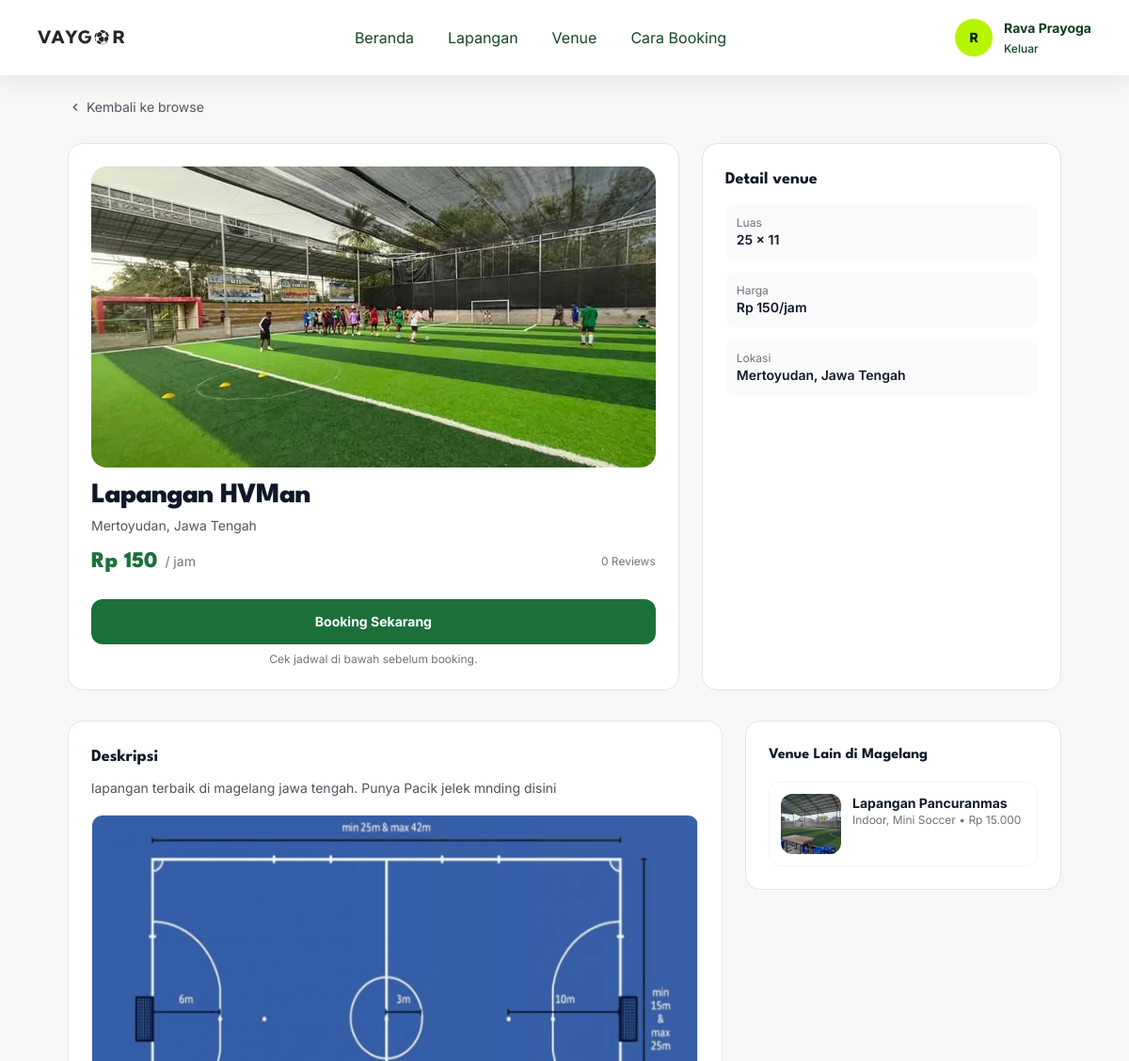
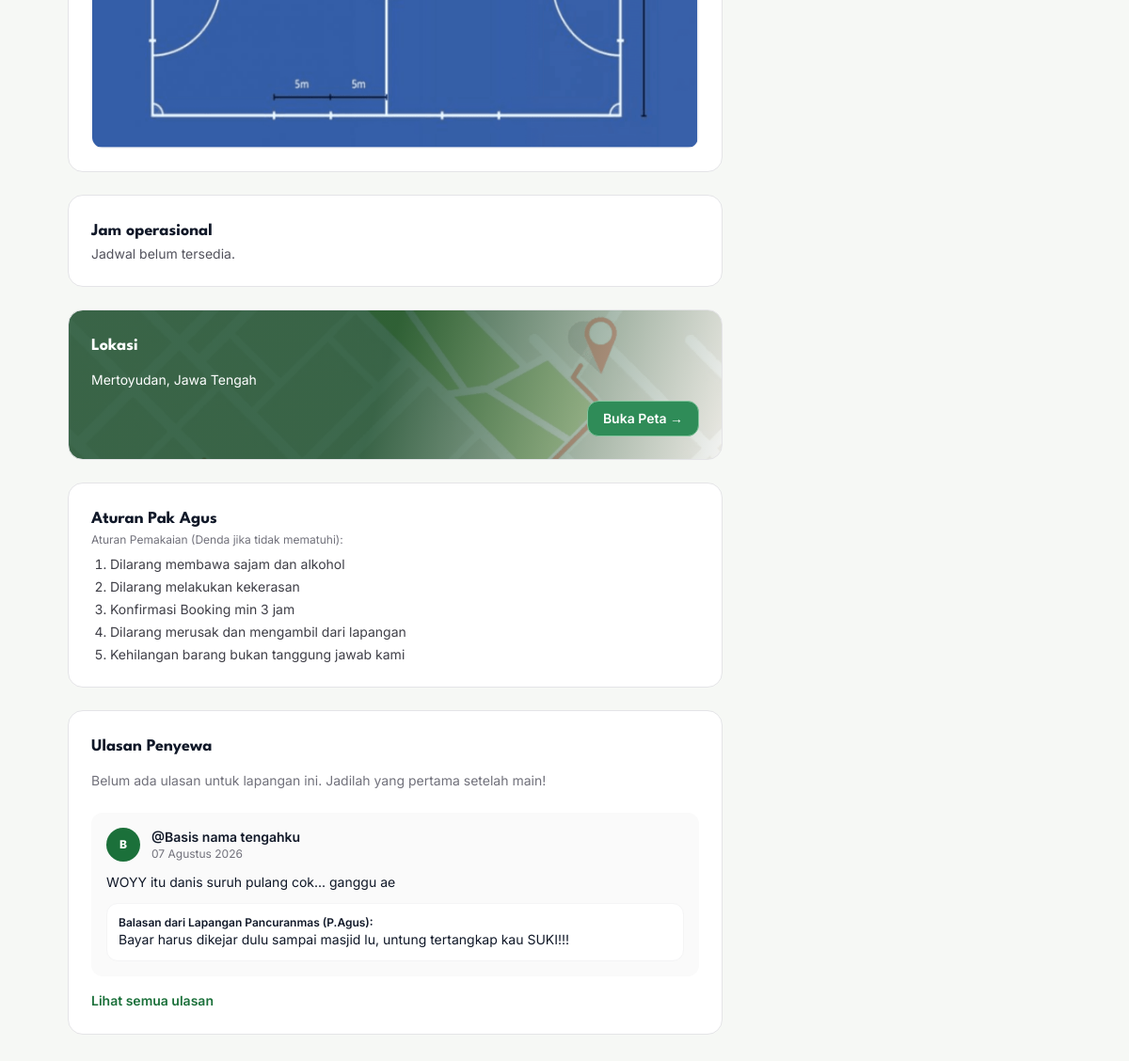
The page /index.php?p=produk&id=2 (signed in) on the database its author committed (2 pictures, top to bottom).
### tables this page shows
CREATE TABLE `users` (
  `id` int UNSIGNED NOT NULL,
  `name` varchar(100) NOT NULL,
  `email` varchar(100) NOT NULL,
  `phone` varchar(20) DEFAULT NULL,
  `password` varchar(255) NOT NULL,
  `role` enum('user','admin') NOT NULL DEFAULT 'user',
  `status` enum('active','inactive') NOT NULL DEFAULT 'active',
  `created_at` timestamp NULL DEFAULT CURRENT_TIMESTAMP,
  `updated_at` timestamp NULL DEFAULT CURRENT_TIMESTAMP ON UPDATE CURRENT_TIMESTAMP
);

CREATE TABLE `fields` (
  `id` int UNSIGNED NOT NULL,
  `name` varchar(100) NOT NULL,
  `location` varchar(255) NOT NULL,
  `description` text,
  `capacity` int DEFAULT '10',
  `price` decimal(12,2) NOT NULL DEFAULT '0.00',
  `image` varchar(255) DEFAULT NULL
);

### pages/produk.php (the view, shortened to what this page needs)
<?php
$vid = (int)($_GET['id'] ?? 1);
$venue = null;
try {
  $stmt = $conn->prepare("
    SELECT * FROM fields WHERE id = ? LIMIT 1
    ");
  $stmt->bind_param("i", $vid);
  $stmt->execute();
  $res = $stmt->get_result();
  $venue = $res->fetch_assoc();
} catch (Throwable $e) {
  $venue = null;
}
function p_img($row)
{
  $c = $row['image'] ?? '';
  if ($c !== '') {
    if (file_exists(__DIR__ . '/../assets/uploads/' . $c)) return 'assets/uploads/' . $c;
  }
  return 'assets/images/lapangan.png';
}
function p_price($n)
{
  return 'Rp ' . number_format((float)$n, 0, ',', '.');
}
$scheds = [];
$other = [];
try {
  $stmt = $conn->prepare("SELECT
        f.*,
        ROUND(
            AVG(
                (b.rate_service + b.rate_comfort + b.rate_place) / 3
            ), 1
        ) AS rating,
        (
            SELECT COUNT(DISTINCT b.id) FROM bookings b
            WHERE b.id_field = f.id
                AND b.rate_service > 0
                AND b.rate_comfort > 0
                AND b.rate_place > 0
        ) AS total_rating
    FROM fields f
    LEFT JOIN bookings b
        ON b.id_field = f.id
        AND b.rate_service > 0
        AND b.rate_comfort > 0
        AND b.rate_place > 0
    WHERE f.id != ?
    GROUP BY f.id
    ORDER BY f.id ASC");
  $stmt->bind_param("i", $vid);
  $stmt->execute();
  $r = $stmt->get_result();
  while ($row = $r->fetch_assoc()) $other[] = $row;
} catch (Throwable $e) {
}
$ratingData = ['avg' => 0, 'count' => 0, 'service' => 0, 'comfort' => 0, 'place' => 0];
$catMap = [];
try {
  $rq = $conn->prepare("SELECT COUNT(*) AS c,
            ROUND(AVG((rate_service + rate_comfort + rate_place) / 3), 1) AS a,
            ROUND(AVG(rate_service), 1) AS s,
            ROUND(AVG(rate_comfort), 1) AS co,
            ROUND(AVG(rate_place), 1) AS p
        FROM bookings
        WHERE id_field = ? AND rate_service > 0 AND rate_comfort > 0 AND rate_place > 0");
  $rq->bind_param("i", $vid);
  $rq->execute();
  $rr = $rq->get_result()->fetch_assoc();
  $qm = mysqli_query($conn, "SELECT fk.id_field, k.name_kat FROM fields_kat fk JOIN kategori k ON k.id_kat = fk.id_kat ORDER BY k.name_kat");
  while ($m = mysqli_fetch_assoc($qm)) $catMap[$m['id_field']][] = $m['name_kat'];
} catch (Throwable $e) {
}
$userLoggedIn = !empty($_SESSION['id']);
$bookUrl = $userLoggedIn
  ? 'index.php?p=booking&id=' . (int) $venue['id']
  : 'login.php?redirect=' . urlencode('index.php?p=produk&id=' . (int) $venue['id']);
$bookLabel = $userLoggedIn ? 'Booking Sekarang' : 'Masuk untuk Booking';
?>
<div class="pt-20">
  <div class="mx-auto max-w-6xl px-6 sm:px-8 lg:px-12 py-6">
    <a href="index.php?p=browse" class="inline-flex items-center gap-1 text-sm text-zinc-600 hover:text-vaygor-600">
      <svg class="h-4 w-4" viewBox="0 0 24 24" fill="currentColor">
        <path d="M15.41 7.41 14 6l-6 6 6 6 1.41-1.41L10.83 12z" />
      </svg>
      Kembali ke browse
    </a>
  </div>
  <div class="mx-auto max-w-6xl px-6 sm:px-8 lg:px-12 pb-12">
    <div class="grid gap-6 lg:grid-cols-[1.7fr_1fr]">
      <div class="rounded-2xl border border-zinc-200 bg-white p-6">
        <img src="<?php echo htmlspecialchars(p_img($venue), ENT_QUOTES, 'UTF-8'); ?>" alt="<?php echo htmlspecialchars($venue['name'], ENT_QUOTES, 'UTF-8'); ?>" class="rounded-2xl h-64 sm:h-80 w-full object-cover">
        <h1 class="mt-3 font-spartan text-2xl sm:text-3xl font-extrabold tracking-tight"><?php echo htmlspecialchars($venue['name'], ENT_QUOTES, 'UTF-8'); ?></h1>
        <p class="mt-1 text-sm text-zinc-600"><?php echo htmlspecialchars($venue['location'], ENT_QUOTES, 'UTF-8'); ?></p>
        <div class="mt-3 flex items-center gap-2">
          <span class="font-spartan text-2xl font-extrabold text-vaygor-600"><?php echo htmlspecialchars(p_price($venue['price']), ENT_QUOTES, 'UTF-8'); ?></span>
          <span class="text-sm text-zinc-500">/ jam</span>
          <span class="ml-auto text-xs text-zinc-500"><?php echo (int) $ratingData['count']; ?> Reviews<?php echo $ratingData['count'] > 0 ? ' • ' . number_format($ratingData['avg'], 1) : ''; ?></span>
        </div>
        <a href="<?php echo htmlspecialchars($bookUrl, ENT_QUOTES, 'UTF-8'); ?>" class="mt-6 flex w-full items-center justify-center rounded-xl bg-vaygor-600 px-6 py-3.5 text-sm font-bold text-white hover:bg-vaygor-700"><?php echo htmlspecialchars($bookLabel, ENT_QUOTES, 'UTF-8'); ?></a>
        <?php if (!$userLoggedIn): ?>
          <p class="mt-2 text-center text-xs text-zinc-500">Perlu masuk akun dulu untuk lanjut booking.</p>
        <?php else: ?>
          <p class="mt-2 text-center text-xs text-zinc-500">Cek jadwal di bawah sebelum booking.</p>
        <?php endif; ?>
      </div>
      <div class="rounded-2xl border border-zinc-200 bg-white p-6">
        <h2 class="font-spartan text-lg font-bold">Detail venue</h2>
        <dl class="mt-3 grid gap-3 text-sm">
          <div class="rounded-xl bg-zinc-50 p-3">
            <dt class="text-xs text-zinc-500">Luas</dt>
            <dd class="font-semibold">25 x 11</dd>
          </div>
          <div class="rounded-xl bg-zinc-50 p-3">
            <dt class="text-xs text-zinc-500">Harga</dt>
            <dd class="font-semibold"><?php echo htmlspecialchars(p_price($venue['price']), ENT_QUOTES, 'UTF-8'); ?>/jam</dd>
          </div>
          <div class="rounded-xl bg-zinc-50 p-3">
            <dt class="text-xs text-zinc-500">Lokasi</dt>
            <dd class="font-semibold"><?php echo htmlspecialchars($venue['location'], ENT_QUOTES, 'UTF-8'); ?></dd>
          </div>
        </dl>
      </div>
    </div>
    <div class="mt-8 grid gap-6 lg:grid-cols-3">
      <div class="lg:col-span-2 space-y-6">
        <div class="rounded-2xl border border-zinc-200 bg-white p-6">
          <h2 class="font-spartan text-lg font-bold">Deskripsi</h2>
          <p class="mt-2 text-sm leading-relaxed text-zinc-600"><?php echo htmlspecialchars($venue['description'] ?? 'Lapangan futsal di Magelang.', ENT_QUOTES, 'UTF-8'); ?></p>
          <img src="assets/images/lapangan.png" alt="Denah" class="mt-4 w-full rounded-xl border border-zinc-100">
        </div>
        <div class="rounded-2xl border border-zinc-200 bg-white p-6">
          <h2 class="font-spartan text-lg font-bold">Jam operasional</h2>
          <?php if (!empty($scheds)): ?>
            <div class="mt-3 grid grid-cols-2 sm:grid-cols-3 gap-2 text-sm">
              <?php foreach ($scheds as $s): ?>
                <div class="rounded-xl border border-zinc-100 bg-zinc-50 px-3 py-2 flex justify-between"><span class="text-zinc-600"><?php echo htmlspecialchars($s['day_of_week'], ENT_QUOTES, 'UTF-8'); ?></span><span class="font-semibold"><?php echo htmlspecialchars(substr($s['open_time'], 0, 5), ENT_QUOTES, 'UTF-8'); ?>-<?php echo htmlspecialchars(substr($s['close_time'], 0, 5), ENT_QUOTES, 'UTF-8'); ?></span></div>
              <?php endforeach; ?>
            </div>
          <?php else: ?>
            <p class="text-sm text-zinc-600">Jadwal belum tersedia.</p>
          <?php endif; ?>
        </div>
        <div class="rounded-2xl border border-zinc-200 bg-white p-6 bg-[linear-gradient(105deg,rgba(18,71,38,0.82)_48%,rgba(232,233,232,0.55)_100%),url('assets/images/maps.png')] bg-cover bg-center text-white flex flex-col">
          <h2 class="font-spartan text-lg font-bold">Lokasi</h2>
          <p class="mt-3 text-sm"><?= htmlspecialchars($venue['location'], ENT_QUOTES, 'UTF-8'); ?></p>
          <a href="https://www.google.com/maps/search/?api=1&query=<?php echo urlencode($venue['name'] . ' Magelang'); ?>" target="_blank" rel="noopener" class="mt-3 ml-auto inline-flex rounded-xl border border-vaygor-300 bg-vaygor-500 px-4 py-2 text-sm font-semibold hover:text-vaygor-600 hover:bg-vaygor-100">Buka Peta →</a>
        </div>
        <div class="rounded-2xl border border-zinc-200 bg-white p-6">
          <h2 class="font-spartan text-lg font-bold">Aturan Pak Agus</h2>
          <p class="text-xs text-zinc-500">Aturan Pemakaian (Denda jika tidak mematuhi):</p>
          <ol class="mt-2 list-decimal pl-5 space-y-1 text-sm text-zinc-700">
            <li>Dilarang membawa sajam dan alkohol</li>
            <li>Dilarang melakukan kekerasan</li>
            <li>Konfirmasi Booking min 3 jam</li>
            <li>Dilarang merusak dan mengambil dari lapangan</li>
            <li>Kehilangan barang bukan tanggung jawab kami</li>
          </ol>
        </div>
        <div id="ulasan" class="rounded-2xl border border-zinc-200 bg-white p-6">
          <h2 class="font-spartan text-lg font-bold">Ulasan Penyewa</h2>
          <?php if ($ratingData['count'] > 0): ?>
            <div class="mt-3 flex items-center gap-3">
              <span class="font-spartan text-3xl font-extrabold"><?php echo number_format($ratingData['avg'], 1); ?></span>
              <span class="text-sm text-zinc-600"><?php echo (int) $ratingData['count']; ?> Reviews</span>
            </div>
            <div class="mt-4 space-y-3">
              <div class="flex justify-between text-sm"><span>Kondisi Lapangan</span><b><?php echo number_format($ratingData['place'], 2); ?></b></div>
              <div class="flex justify-between text-sm"><span>Kenyamanan &amp; Kebersihan</span><b><?php echo number_format($ratingData['comfort'], 2); ?></b></div>
              <div class="flex justify-between text-sm"><span>Komunikasi</span><b><?php echo number_format($ratingData['service'], 2); ?></b></div>
            </div>
          <?php else: ?>
            <p class="mt-3 text-sm text-zinc-500">Belum ada ulasan untuk lapangan ini. Jadilah yang pertama setelah main!</p>
          <?php endif; ?>
          <div class="mt-6 rounded-xl bg-zinc-50 p-4">
            <div class="flex gap-3">
              <span class="flex h-9 w-9 items-center justify-center rounded-full bg-vaygor-600 text-xs font-extrabold text-white">B</span>
              <div>
                <p class="text-sm font-semibold">@Basis nama tengahku</p>
                <p class="text-xs text-zinc-500">07 Agustus 2026</p>
              </div>
            </div>
            <p class="mt-3 text-sm">WOYY itu danis suruh pulang cok... ganggu ae</p>
            <div class="mt-3 rounded-xl bg-white p-3 border border-zinc-100">
              <p class="text-xs font-semibold">Balasan dari Lapangan Pancuranmas (P.Agus):</p>
              <p class="text-sm">Bayar harus dikejar dulu sampai masjid lu, untung tertangkap kau SUKI!!!</p>
            </div>
          </div>
          <a href="#ulasan" class="mt-4 inline-flex text-sm font-semibold text-vaygor-600">Lihat semua ulasan</a>
        </div>
      </div>
      <div>
        <div class="rounded-2xl border border-zinc-200 bg-white p-6">
          <h3 class="font-spartan font-bold">Venue Lain di Magelang</h3>
          <?php if (empty($other)): ?>
            <p class="text-sm text-zinc-500 mt-2">Tidak ada venue lain.</p>
            <?php else: foreach ($other as $o):
              $ocats = $catMap[$o['id']] ?? [];
              $olabel = !empty($ocats) ? implode(', ', array_slice($ocats, 0, 2)) : 'Lapangan';
              ?>
              <a href="index.php?p=produk&id=<?php echo (int) $o['id']; ?>" class="mt-4 flex gap-3 rounded-xl border border-zinc-100 p-3 hover:border-vaygor-600">
                <img src="<?php echo htmlspecialchars(p_img($o), ENT_QUOTES, 'UTF-8'); ?>" alt="" class="h-16 w-16 rounded-xl object-cover">
                <div>
                  <p class="text-sm font-bold"><?php echo htmlspecialchars($o['name'], ENT_QUOTES, 'UTF-8'); ?></p>
                  <p class="text-xs text-zinc-500"><?php echo htmlspecialchars($olabel, ENT_QUOTES, 'UTF-8'); ?> • <?php echo htmlspecialchars(p_price($o['price']), ENT_QUOTES, 'UTF-8'); ?></p>
                </div>
              </a>
          <?php endforeach;
          endif; ?>
        </div>
      </div>
    </div>
  </div>
</div>

### includes/navbar.php (shortened to what this page needs)
<?php
$navLoggedIn = !empty($_SESSION['id']);
$navName    = $_SESSION['name'] ?? '';
$navSolid   = !empty($navForceSolid);
if ($navLoggedIn && !$navName) {
    $navConn = $GLOBALS['conn'] ?? null;
    if ($navConn) {
        $navRes = mysqli_query($navConn, 'SELECT name FROM users WHERE id = ' . (int) $_SESSION['id'] . ' LIMIT 1');
        $navRow = $navRes ? mysqli_fetch_assoc($navRes) : null;
        $navName = $navRow['name'] ?? 'Pengguna';
    } else {
        $navName = 'Pengguna';
    }
}
$navInitial = $navName ? mb_strtoupper(mb_substr(trim($navName), 0, 1)) : 'V';
?>
<nav id="siteNav" data-force="<?= $navSolid ? '1' : '0' ?>" class="fixed inset-x-0 top-0 z-50 <?= $navSolid ? 'scrolled' : '' ?>">
  <div class="mx-auto flex h-20 max-w-7xl items-center justify-between px-5 sm:px-8 lg:px-10">
    <a href="index.php" class="flex items-center">
      <img id="navLogo" src="assets/images/logo(1).svg" class="h-5 w-auto sm:h-6" alt="VAYGOR">
    </a>
    <div class="hidden items-center gap-9 lg:flex">
      <a href="index.php" class="nav-link">Beranda</a>
      <a href="index.php?p=browse" class="nav-link">Lapangan</a>
      <a href="index.php#venue" class="nav-link">Venue</a>
      <a href="index.php#cara" class="nav-link">Cara Booking</a>
    </div>
    <div class="hidden items-center gap-5 lg:flex">
      <?php if (!$navLoggedIn): ?>
        <a href="login.php" class="nav-link">Masuk</a>
        <a href="index.php?p=browse" class="rounded-xl bg-neon px-6 py-3 text-sm font-bold text-vaygor-950 shadow-lg shadow-black/20 transition hover:scale-[1.03] hover:bg-white">Book Now</a>
      <?php else: ?>
        <div class="flex items-center gap-3">
          <div class="nav-avatar flex h-10 w-10 items-center justify-center rounded-full bg-neon text-sm font-extrabold text-vaygor-950 ring-2 ring-white/40"><?= $navInitial; ?></div>
          <div class="leading-tight">
            <p class="nav-name max-w-[10rem] truncate text-sm font-bold"><?= htmlspecialchars($navName); ?></p>
            <a href="logout.php" class="nav-logout text-xs font-medium">Keluar</a>
          </div>
        </div>
      <?php endif; ?>
    </div>
  </div>
</nav>

### includes/navbar.php (style rules this page uses)
#siteNav { background: transparent; transition: background-color .3s ease, box-shadow .3s ease; }
#siteNav .nav-link { color: rgba(255, 255, 255, .85); transition: color .25s ease; }
#siteNav .nav-name { color: #fff; }
#siteNav .nav-logout { color: rgba(255, 255, 255, .7); transition: color .25s ease; }
#siteNav.scrolled { background: rgba(255, 255, 255, .92); box-shadow: 0 6px 24px rgba(6, 34, 17, .08); backdrop-filter: blur(10px); -webkit-backdrop-filter: blur(10px); }
#siteNav.scrolled .nav-link { color: #124726; }
#siteNav.scrolled #navLogo { filter: brightness(0) opacity(.85); }
#siteNav.scrolled .nav-name { color: #0e3a1f; }
#siteNav.scrolled .nav-logout { color: #124726; }

### rows shown on the page
users: name "R", name "Rava Prayoga"
fields: image (picture), name "Lapangan HVMan", location "Mertoyudan, Jawa Tengah", price "Rp 150", description "lapangan terbaik di magelang jawa tengah. Punya Pacik jelek mnding disini"
fields: image (picture), name "Lapangan Pancuranmas", id "Indoor, Mini Soccer", price "Rp 15.000"

### other values the page prints
$ratingData['count'] "0"
$bookLabel "Booking Sekarang"
